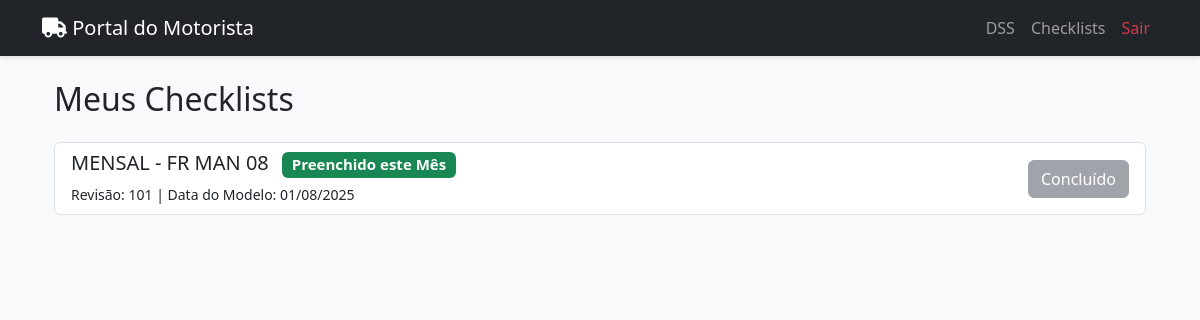
Page /checklists_motorista (signed in) on the committed database.
### app/models.py (models this page shows)
class Checklist(db.Model):
    id = db.Column(db.Integer, primary_key=True)
    titulo = db.Column(db.String(200), nullable=False)
    unidade = db.Column(db.String(100), nullable=True)
    tipo = db.Column(db.String(50), nullable=False)
    codigo = db.Column(db.String(50), nullable=False)
    revisao = db.Column(db.String(20), nullable=False)
    data = db.Column(db.Date, nullable=False)
    ativo = db.Column(db.Boolean, default=True, nullable=False)
    itens = db.relationship('ChecklistItem', backref='checklist', lazy='dynamic', cascade="all, delete-orphan")
    preenchimentos = db.relationship('ChecklistPreenchido', backref='checklist', lazy=True, cascade="all, delete-orphan")

### app/routes.py (the view)
@main_bp.route('/checklists_motorista')
def lista_checklists_motorista():
    if 'motorista_id' not in session:
        return redirect(url_for('main.motorista_login'))
    motorista_id = session['motorista_id']
    motorista = Motorista.query.get(motorista_id)
    if not motorista:
        flash('Seus dados de motorista não foram encontrados.', 'danger')
        return redirect(url_for('main.motorista_login'))
    motorista_unidade = motorista.unidade
    checklists = Checklist.query.filter(
        Checklist.ativo == True,  # <-- Garante que apenas checklists ativos apareçam.
        Checklist.itens.any(),
        or_(
            Checklist.unidade == motorista_unidade,
            Checklist.unidade == None
        )
    ).order_by(Checklist.tipo, Checklist.codigo).all()
    checklists_com_status = []
    hoje = date.today()
    for checklist in checklists:
        preenchido_no_periodo = False
        status_texto = "Pendente"
        if checklist.tipo == 'DIÁRIO':
            preenchimento = ChecklistPreenchido.query.filter(
                and_(
                    ChecklistPreenchido.motorista_id == motorista_id,
                    ChecklistPreenchido.checklist_id == checklist.id,
                    db.func.date(ChecklistPreenchido.data_preenchimento) == hoje
                )
            ).first()
            if preenchimento:
                preenchido_no_periodo = True
                status_texto = "Preenchido Hoje"
        elif checklist.tipo == 'MENSAL':
            preenchimento = ChecklistPreenchido.query.filter(
                and_(
                    ChecklistPreenchido.motorista_id == motorista_id,
                    ChecklistPreenchido.checklist_id == checklist.id,
                    db.func.extract('year', ChecklistPreenchido.data_preenchimento) == hoje.year,
                    db.func.extract('month', ChecklistPreenchido.data_preenchimento) == hoje.month
                )
            ).first()
            if preenchimento:
                preenchido_no_periodo = True
                status_texto = "Preenchido este Mês"
        checklists_com_status.append({
            'checklist': checklist,
            'preenchido': preenchido_no_periodo,
            'status': status_texto
        })
    return render_template('motorista_lista_checklists.html', checklists_info=checklists_com_status)

### app/templates/motorista_lista_checklists.html (shortened to what this page needs)
{% extends "base_motorista.html" %}
{% block content %}
<div class="container mt-4">
    <h2 class="mb-4">Meus Checklists</h2>
    <div class="list-group">
        {% if checklists_info %}
            {% for info in checklists_info %}
                {% set checklist = info.checklist %}
                {% set status = info.status %}
                {% set preenchido = info.preenchido %}
                <div class="list-group-item list-group-item-action d-flex justify-content-between align-items-center">
                    <div class="flex-grow-1">
                        <h5 class="mb-1">
                            {{ checklist.tipo }} - {{ checklist.codigo }}
                            {% if preenchido %}
                                <span class="badge bg-success ms-2">{{ status }}</span>
                            {% else %}
                                <span class="badge bg-danger ms-2">Pendente</span>
                            {% endif %}
                        </h5>
                        <small>Revisão: {{ checklist.revisao }} | Data do Modelo: {{ checklist.data.strftime('%d/%m/%Y') }}</small>
                    </div>
                    <a href="{{ url_for('main.preencher_checklist', checklist_id=checklist.id) if not preenchido else '#' }}"
                       class="btn {{ 'btn-secondary disabled' if preenchido else 'btn-primary' }}"
                       aria-disabled="{{ 'true' if preenchido else 'false' }}">
                        {% if preenchido %}Concluído{% else %}Preencher{% endif %}
                    </a>
                </div>
            {% endfor %}
        {% else %}
            <div class="list-group-item">
                <p class="text-center mb-0">Nenhum checklist disponível no momento.</p>
            </div>
        {% endif %}
    </div>
</div>
{% endblock %}

### app/templates/base_motorista.html (style rules this page uses)
body { background-color: #f8f9fa; }

### rows in the picture
Checklist: tipo "MENSAL", codigo "FR MAN 08", revisao "101", data "01/08/2025"

### other values in the picture
{{ status }} "Preenchido este Mês"
